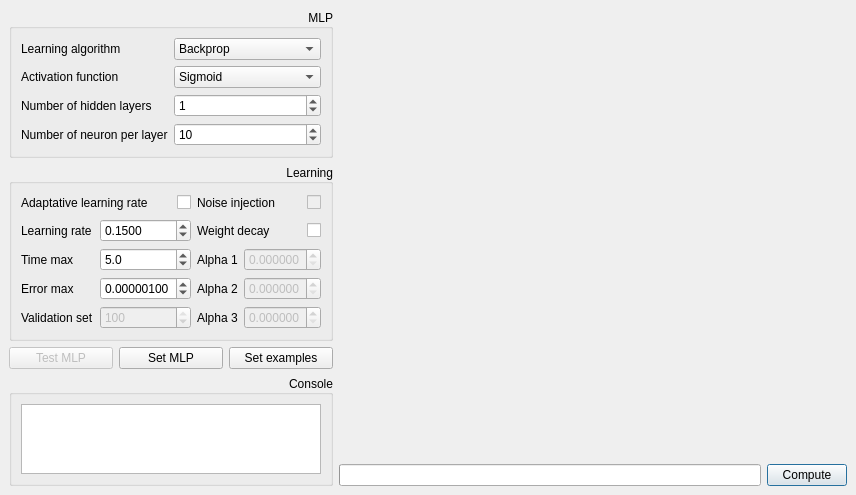
<?xml version="1.0" encoding="UTF-8"?>
<ui version="4.0">
 <class>MainWindow</class>
 <widget class="QMainWindow" name="MainWindow">
  <property name="geometry">
   <rect>
    <x>0</x>
    <y>0</y>
    <width>856</width>
    <height>457</height>
   </rect>
  </property>
  <property name="windowTitle">
   <string>MLP learning</string>
  </property>
  <widget class="QWidget" name="MainLayout">
   <layout class="QGridLayout" name="gridLayout" rowstretch="0,0,0,1,0" columnstretch="0,1,0">
    <item row="4" column="2">
     <widget class="QPushButton" name="Compute">
      <property name="sizePolicy">
       <sizepolicy hsizetype="Expanding" vsizetype="Fixed">
        <horstretch>0</horstretch>
        <verstretch>0</verstretch>
       </sizepolicy>
      </property>
      <property name="text">
       <string>Compute</string>
      </property>
      <property name="default">
       <bool>true</bool>
      </property>
     </widget>
    </item>
    <item row="4" column="1">
     <widget class="QProgressBar" name="LearningProgress">
      <property name="sizePolicy">
       <sizepolicy hsizetype="Expanding" vsizetype="Fixed">
        <horstretch>0</horstretch>
        <verstretch>0</verstretch>
       </sizepolicy>
      </property>
      <property name="value">
       <number>0</number>
      </property>
      <property name="textVisible">
       <bool>false</bool>
      </property>
     </widget>
    </item>
    <item row="2" column="0">
     <layout class="QHBoxLayout" name="horizontalLayout_2">
      <item>
       <widget class="QPushButton" name="Test">
        <property name="enabled">
         <bool>false</bool>
        </property>
        <property name="text">
         <string>Test MLP</string>
        </property>
       </widget>
      </item>
      <item>
       <widget class="QPushButton" name="MLP">
        <property name="maximumSize">
         <size>
          <width>16777215</width>
          <height>16777215</height>
         </size>
        </property>
        <property name="text">
         <string>Set MLP</string>
        </property>
       </widget>
      </item>
      <item>
       <widget class="QPushButton" name="Examples">
        <property name="minimumSize">
         <size>
          <width>95</width>
          <height>0</height>
         </size>
        </property>
        <property name="text">
         <string>Set examples</string>
        </property>
       </widget>
      </item>
     </layout>
    </item>
    <item row="1" column="0">
     <widget class="QGroupBox" name="LearningBox">
      <property name="title">
       <string>Learning</string>
      </property>
      <property name="alignment">
       <set>Qt::AlignRight|Qt::AlignTrailing|Qt::AlignVCenter</set>
      </property>
      <layout class="QGridLayout" name="gridLayout_5">
       <item row="5" column="0">
        <widget class="QLabel" name="label2_2">
         <property name="text">
          <string>Time max</string>
         </property>
        </widget>
       </item>
       <item row="5" column="1">
        <widget class="QDoubleSpinBox" name="MaxTime">
         <property name="decimals">
          <number>1</number>
         </property>
         <property name="singleStep">
          <double>0.500000000000000</double>
         </property>
         <property name="value">
          <double>5.000000000000000</double>
         </property>
        </widget>
       </item>
       <item row="7" column="0">
        <widget class="QLabel" name="label_5">
         <property name="text">
          <string>Validation set</string>
         </property>
        </widget>
       </item>
       <item row="7" column="1">
        <widget class="QSpinBox" name="spinBox">
         <property name="enabled">
          <bool>false</bool>
         </property>
         <property name="maximum">
          <number>100</number>
         </property>
         <property name="singleStep">
          <number>10</number>
         </property>
         <property name="value">
          <number>100</number>
         </property>
        </widget>
       </item>
       <item row="6" column="1">
        <widget class="QDoubleSpinBox" name="MaxError">
         <property name="buttonSymbols">
          <enum>QAbstractSpinBox::UpDownArrows</enum>
         </property>
         <property name="decimals">
          <number>8</number>
         </property>
         <property name="maximum">
          <double>1.000000000000000</double>
         </property>
         <property name="singleStep">
          <double>0.000010000000000</double>
         </property>
         <property name="value">
          <double>0.000001000000000</double>
         </property>
        </widget>
       </item>
       <item row="6" column="0">
        <widget class="QLabel" name="label2_3">
         <property name="text">
          <string>Error max</string>
         </property>
        </widget>
       </item>
       <item row="5" column="2">
        <widget class="QLabel" name="label3">
         <property name="text">
          <string>Alpha 1</string>
         </property>
        </widget>
       </item>
       <item row="7" column="2">
        <widget class="QLabel" name="label5">
         <property name="text">
          <string>Alpha 3</string>
         </property>
        </widget>
       </item>
       <item row="6" column="3">
        <widget class="QDoubleSpinBox" name="L1">
         <property name="enabled">
          <bool>false</bool>
         </property>
         <property name="decimals">
          <number>6</number>
         </property>
         <property name="maximum">
          <double>1.000000000000000</double>
         </property>
         <property name="singleStep">
          <double>0.000010000000000</double>
         </property>
        </widget>
       </item>
       <item row="2" column="2" colspan="2">
        <layout class="QHBoxLayout" name="horizontalLayout_4">
         <item>
          <widget class="QLabel" name="label_6">
           <property name="minimumSize">
            <size>
             <width>0</width>
             <height>20</height>
            </size>
           </property>
           <property name="text">
            <string>Noise injection</string>
           </property>
          </widget>
         </item>
         <item>
          <widget class="QCheckBox" name="NoiseInjection">
           <property name="enabled">
            <bool>false</bool>
           </property>
           <property name="sizePolicy">
            <sizepolicy hsizetype="Fixed" vsizetype="Fixed">
             <horstretch>13</horstretch>
             <verstretch>13</verstretch>
            </sizepolicy>
           </property>
           <property name="layoutDirection">
            <enum>Qt::RightToLeft</enum>
           </property>
           <property name="text">
            <string/>
           </property>
          </widget>
         </item>
        </layout>
       </item>
       <item row="6" column="2">
        <widget class="QLabel" name="label4">
         <property name="text">
          <string>Alpha 2</string>
         </property>
        </widget>
       </item>
       <item row="7" column="3">
        <widget class="QDoubleSpinBox" name="L2">
         <property name="enabled">
          <bool>false</bool>
         </property>
         <property name="decimals">
          <number>6</number>
         </property>
         <property name="maximum">
          <double>1.000000000000000</double>
         </property>
         <property name="singleStep">
          <double>0.000010000000000</double>
         </property>
        </widget>
       </item>
       <item row="3" column="2" colspan="2">
        <layout class="QHBoxLayout" name="horizontalLayout_3">
         <item>
          <widget class="QLabel" name="label_4">
           <property name="minimumSize">
            <size>
             <width>0</width>
             <height>20</height>
            </size>
           </property>
           <property name="text">
            <string>Weight decay</string>
           </property>
          </widget>
         </item>
         <item>
          <widget class="QCheckBox" name="WeightDecay">
           <property name="layoutDirection">
            <enum>Qt::RightToLeft</enum>
           </property>
           <property name="text">
            <string/>
           </property>
          </widget>
         </item>
        </layout>
       </item>
       <item row="5" column="3">
        <widget class="QDoubleSpinBox" name="L0">
         <property name="enabled">
          <bool>false</bool>
         </property>
         <property name="decimals">
          <number>6</number>
         </property>
         <property name="maximum">
          <double>1.000000000000000</double>
         </property>
         <property name="singleStep">
          <double>0.000010000000000</double>
         </property>
        </widget>
       </item>
       <item row="3" column="0">
        <widget class="QLabel" name="label2">
         <property name="text">
          <string>Learning rate</string>
         </property>
        </widget>
       </item>
       <item row="3" column="1">
        <widget class="QDoubleSpinBox" name="LearningRate">
         <property name="decimals">
          <number>4</number>
         </property>
         <property name="maximum">
          <double>2.000000000000000</double>
         </property>
         <property name="singleStep">
          <double>0.050000000000000</double>
         </property>
         <property name="value">
          <double>0.150000000000000</double>
         </property>
        </widget>
       </item>
       <item row="2" column="0" colspan="2">
        <layout class="QHBoxLayout" name="horizontalLayout">
         <item>
          <widget class="QLabel" name="label_3">
           <property name="minimumSize">
            <size>
             <width>0</width>
             <height>20</height>
            </size>
           </property>
           <property name="text">
            <string>Adaptative learning rate</string>
           </property>
          </widget>
         </item>
         <item>
          <widget class="QCheckBox" name="AdaptativeLearningRate">
           <property name="layoutDirection">
            <enum>Qt::RightToLeft</enum>
           </property>
           <property name="text">
            <string/>
           </property>
          </widget>
         </item>
        </layout>
       </item>
      </layout>
     </widget>
    </item>
    <item row="0" column="0">
     <widget class="QGroupBox" name="groupBox">
      <property name="layoutDirection">
       <enum>Qt::LeftToRight</enum>
      </property>
      <property name="title">
       <string>MLP</string>
      </property>
      <property name="alignment">
       <set>Qt::AlignRight|Qt::AlignTrailing|Qt::AlignVCenter</set>
      </property>
      <layout class="QGridLayout" name="gridLayout_3">
       <item row="0" column="0">
        <widget class="QLabel" name="label">
         <property name="text">
          <string>Learning algorithm</string>
         </property>
        </widget>
       </item>
       <item row="0" column="1">
        <widget class="QComboBox" name="LearningAlgorithm">
         <item>
          <property name="text">
           <string>Backprop</string>
          </property>
         </item>
        </widget>
       </item>
       <item row="1" column="0">
        <widget class="QLabel" name="label_2">
         <property name="text">
          <string>Activation function</string>
         </property>
        </widget>
       </item>
       <item row="2" column="0">
        <widget class="QLabel" name="label_7">
         <property name="text">
          <string>Number of hidden layers</string>
         </property>
        </widget>
       </item>
       <item row="3" column="0">
        <widget class="QLabel" name="label_8">
         <property name="text">
          <string>Number of neuron per layer</string>
         </property>
        </widget>
       </item>
       <item row="2" column="1">
        <widget class="QSpinBox" name="HL">
         <property name="minimum">
          <number>0</number>
         </property>
         <property name="maximum">
          <number>3</number>
         </property>
         <property name="value">
          <number>1</number>
         </property>
        </widget>
       </item>
       <item row="3" column="1">
        <widget class="QSpinBox" name="PL">
         <property name="maximum">
          <number>200</number>
         </property>
         <property name="value">
          <number>10</number>
         </property>
        </widget>
       </item>
       <item row="1" column="1">
        <widget class="QComboBox" name="ActivationFunction">
         <item>
          <property name="text">
           <string>Sigmoid</string>
          </property>
         </item>
         <item>
          <property name="text">
           <string>Tanh</string>
          </property>
         </item>
        </widget>
       </item>
      </layout>
     </widget>
    </item>
    <item row="3" column="0" rowspan="2">
     <widget class="QGroupBox" name="ConsoleBox">
      <property name="title">
       <string>Console</string>
      </property>
      <property name="alignment">
       <set>Qt::AlignRight|Qt::AlignTrailing|Qt::AlignVCenter</set>
      </property>
      <property name="flat">
       <bool>false</bool>
      </property>
      <layout class="QGridLayout" name="gridLayout_2">
       <item row="0" column="0">
        <widget class="QTextEdit" name="Console">
         <property name="minimumSize">
          <size>
           <width>200</width>
           <height>0</height>
          </size>
         </property>
         <property name="acceptRichText">
          <bool>false</bool>
         </property>
         <property name="textInteractionFlags">
          <set>Qt::TextSelectableByKeyboard|Qt::TextSelectableByMouse</set>
         </property>
        </widget>
       </item>
      </layout>
     </widget>
    </item>
    <item row="0" column="1" rowspan="4" colspan="2">
     <widget class="QCustomPlot" name="graph" native="true"/>
    </item>
   </layout>
  </widget>
 </widget>
 <customwidgets>
  <customwidget>
   <class>QCustomPlot</class>
   <extends>QWidget</extends>
   <header>qcustomplot.h</header>
   <container>1</container>
  </customwidget>
 </customwidgets>
 <tabstops>
  <tabstop>MaxTime</tabstop>
  <tabstop>MaxError</tabstop>
  <tabstop>Console</tabstop>
 </tabstops>
 <resources/>
 <connections>
  <connection>
   <sender>WeightDecay</sender>
   <signal>toggled(bool)</signal>
   <receiver>L0</receiver>
   <slot>setEnabled(bool)</slot>
   <hints>
    <hint type="sourcelabel">
     <x>284</x>
     <y>70</y>
    </hint>
    <hint type="destinationlabel">
     <x>283</x>
     <y>101</y>
    </hint>
   </hints>
  </connection>
  <connection>
   <sender>WeightDecay</sender>
   <signal>toggled(bool)</signal>
   <receiver>L1</receiver>
   <slot>setEnabled(bool)</slot>
   <hints>
    <hint type="sourcelabel">
     <x>260</x>
     <y>69</y>
    </hint>
    <hint type="destinationlabel">
     <x>272</x>
     <y>130</y>
    </hint>
   </hints>
  </connection>
  <connection>
   <sender>WeightDecay</sender>
   <signal>toggled(bool)</signal>
   <receiver>L2</receiver>
   <slot>setEnabled(bool)</slot>
   <hints>
    <hint type="sourcelabel">
     <x>255</x>
     <y>70</y>
    </hint>
    <hint type="destinationlabel">
     <x>255</x>
     <y>151</y>
    </hint>
   </hints>
  </connection>
 </connections>
</ui>
